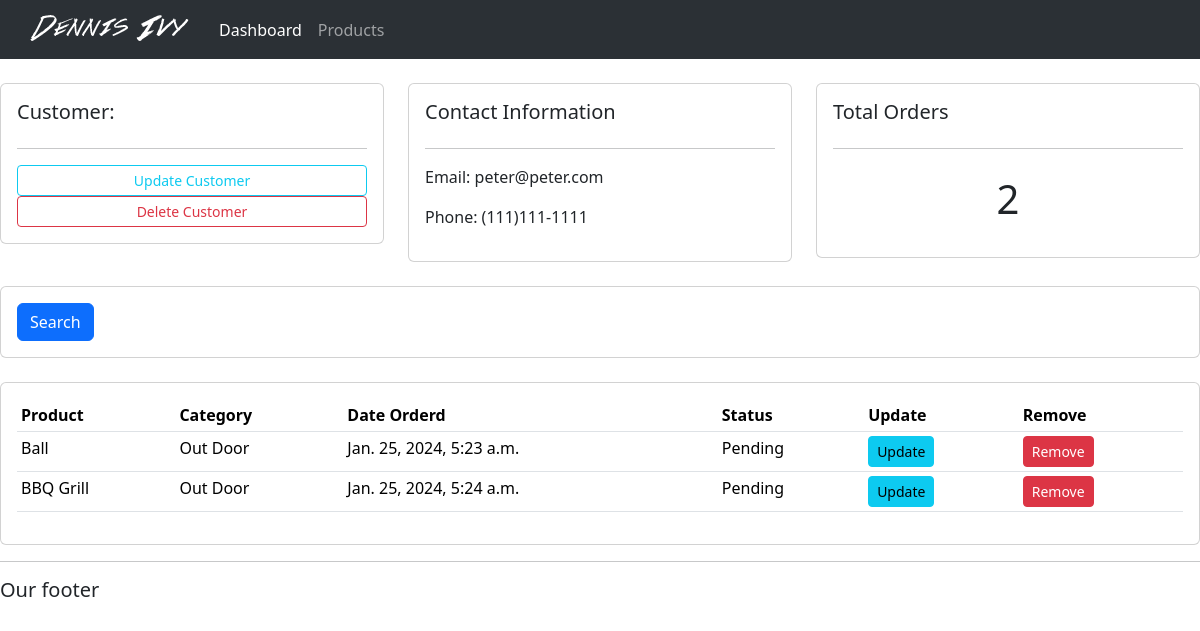
The app's page /customer/2, older data.
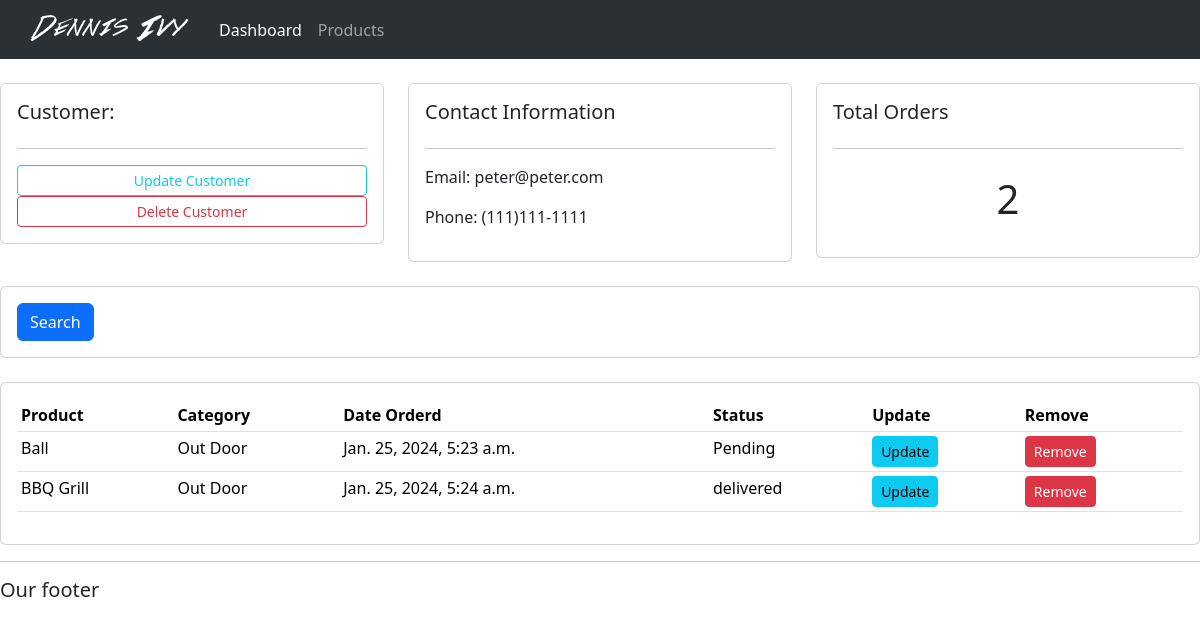
The same page, newer data.
### accounts/models.py (models this page shows)
class Order(models.Model):
  STATUS = (
    ('Pending', 'Pending'),
    ('Out for delivery', 'Out for delivery'),
    ('delivered', 'Delivered')
  )
  customer = models.ForeignKey(Customer, null=True, on_delete=models.SET_NULL)
  product = models.ForeignKey(Product, null=True, on_delete=models.SET_NULL)
  date_created = models.DateTimeField(auto_now_add=True)
  status = models.CharField(max_length=200, null=True, choices=STATUS)

class Product(models.Model):
  STATUS = (
    ('Indoor', 'Indoor'),
    ('Out Door', 'Out Door'),
  )
  name = models.CharField(max_length=200, null=True)
  price = models.FloatField(null=True)
  category = models.CharField(max_length=200, null=True, choices=STATUS)
  description = models.CharField(max_length=200, null=True, blank=True)
  date_created = models.DateTimeField(auto_now_add=True)
  tags = models.ManyToManyField(Tag)
  def __str__(self):
    return self.name

### accounts/views.py (the view)
# urls.py: path('customer/<str:pk>', views.customer, name="customer"),
def customer(request, pk):
  customer = Customer.objects.get(id=pk)
  orders = customer.order_set.all()
  order_count = orders.count()
  context = {'customer': customer, 'orders': orders, 'order_count': order_count}
  return render(request, 'accounts/customer.html', context)

### accounts/templates/accounts/customer.html
{% extends 'accounts/main.html' %} {% block content %}
<br />
<div class="row">
  <div class="col-md">
    <div class="card card-body">
      <h5>Customer:</h5>
      <hr />
      <a class="btn btn-outline-info btn-sm btn-block" href=""
        >Update Customer</a
      >
      <a class="btn btn-outline-danger btn-sm btn-block" href=""
        >Delete Customer</a
      >
    </div>
  </div>
  <div class="col-md">
    <div class="card card-body">
      <h5>Contact Information</h5>
      <hr />
      <p>Email: {{customer.email}}</p>
      <p>Phone: {{customer.phone}}</p>
    </div>
  </div>
  <div class="col-md">
    <div class="card card-body">
      <h5>Total Orders</h5>
      <hr />
      <h1 style="text-align: center; padding: 10px">{{order_count}}</h1>
    </div>
  </div>
</div>
<br />
<div class="row">
  <div class="col">
    <div class="card card-body">
      <form method="get">
        <button class="btn btn-primary" type="submit">Search</button>
      </form>
    </div>
  </div>
</div>
<br />
<div class="row">
  <div class="col-md">
    <div class="card card-body">
      <table class="table table-sm">
        <tr>
          <th>Product</th>
          <th>Category</th>
          <th>Date Orderd</th>
          <th>Status</th>
          <th>Update</th>
          <th>Remove</th>
        </tr>
        {% for order in orders %}
        <tr>
          <td>{{order.product}}</td>
          <td>{{order.product.category}}</td>
          <td>{{order.date_created}}</td>
          <td>{{order.status}}</td>
          <td><a class="btn btn-sm btn-info" href="">Update</a></td>
          <td><a class="btn btn-sm btn-danger" href="">Remove</a></td>
        </tr>
        {% endfor%}
      </table>
    </div>
  </div>
</div>
{% endblock content %}

Row changes from the older to the newer data that the page shows:
changed Order "BBQ Grill": status "Pending" → "delivered"
